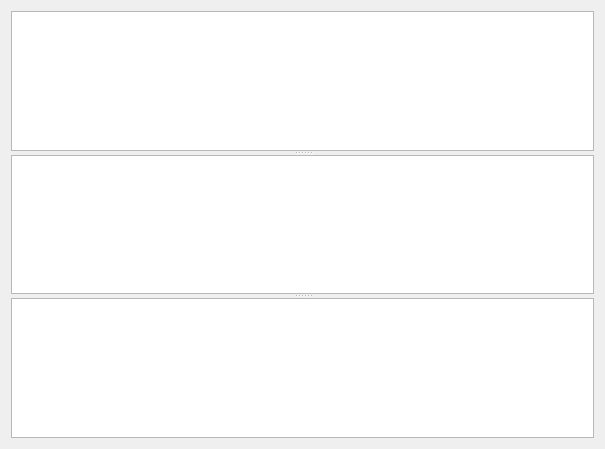
<?xml version="1.0" encoding="UTF-8"?>
<ui version="4.0">
 <class>ProtocolPartsWidget</class>
 <widget class="QWidget" name="ProtocolPartsWidget">
  <property name="geometry">
   <rect>
    <x>0</x>
    <y>0</y>
    <width>605</width>
    <height>449</height>
   </rect>
  </property>
  <property name="windowTitle">
   <string>Form</string>
  </property>
  <layout class="QVBoxLayout" name="verticalLayout_4">
   <item>
    <widget class="QSplitter" name="splitterTop">
     <property name="orientation">
      <enum>Qt::Vertical</enum>
     </property>
     <widget class="QListWidget" name="topListWidget"/>
     <widget class="QListWidget" name="midListWidget"/>
     <widget class="QListWidget" name="botListWidget"/>
    </widget>
   </item>
  </layout>
 </widget>
 <resources/>
 <connections/>
</ui>
